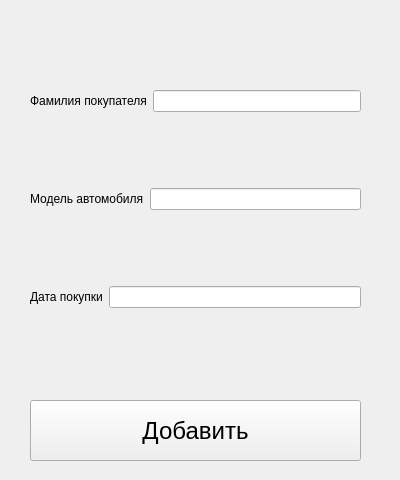
<?xml version="1.0" encoding="UTF-8"?>
<ui version="4.0">
 <class>ShopAddForm</class>
 <widget class="QWidget" name="ShopAddForm">
  <property name="geometry">
   <rect>
    <x>0</x>
    <y>0</y>
    <width>400</width>
    <height>480</height>
   </rect>
  </property>
  <property name="windowTitle">
   <string>Form</string>
  </property>
  <widget class="QWidget" name="layoutWidget">
   <property name="geometry">
    <rect>
     <x>30</x>
     <y>20</y>
     <width>331</width>
     <height>361</height>
    </rect>
   </property>
   <layout class="QVBoxLayout" name="verticalLayout">
    <item>
     <layout class="QHBoxLayout" name="horizontalLayout">
      <item>
       <widget class="QLabel" name="label">
        <property name="text">
         <string>Фамилия покупателя</string>
        </property>
       </widget>
      </item>
      <item>
       <widget class="QLineEdit" name="Surname"/>
      </item>
     </layout>
    </item>
    <item>
     <layout class="QHBoxLayout" name="horizontalLayout_2">
      <item>
       <widget class="QLabel" name="label_2">
        <property name="text">
         <string>Модель автомобиля</string>
        </property>
       </widget>
      </item>
      <item>
       <widget class="QLineEdit" name="Model"/>
      </item>
     </layout>
    </item>
    <item>
     <layout class="QHBoxLayout" name="horizontalLayout_3">
      <item>
       <widget class="QLabel" name="label_3">
        <property name="text">
         <string>Дата покупки</string>
        </property>
       </widget>
      </item>
      <item>
       <widget class="QLineEdit" name="Date"/>
      </item>
     </layout>
    </item>
   </layout>
  </widget>
  <widget class="QPushButton" name="pushButton">
   <property name="geometry">
    <rect>
     <x>30</x>
     <y>400</y>
     <width>331</width>
     <height>61</height>
    </rect>
   </property>
   <property name="font">
    <font>
     <pointsize>18</pointsize>
    </font>
   </property>
   <property name="text">
    <string>Добавить</string>
   </property>
  </widget>
 </widget>
 <resources/>
 <connections/>
</ui>
